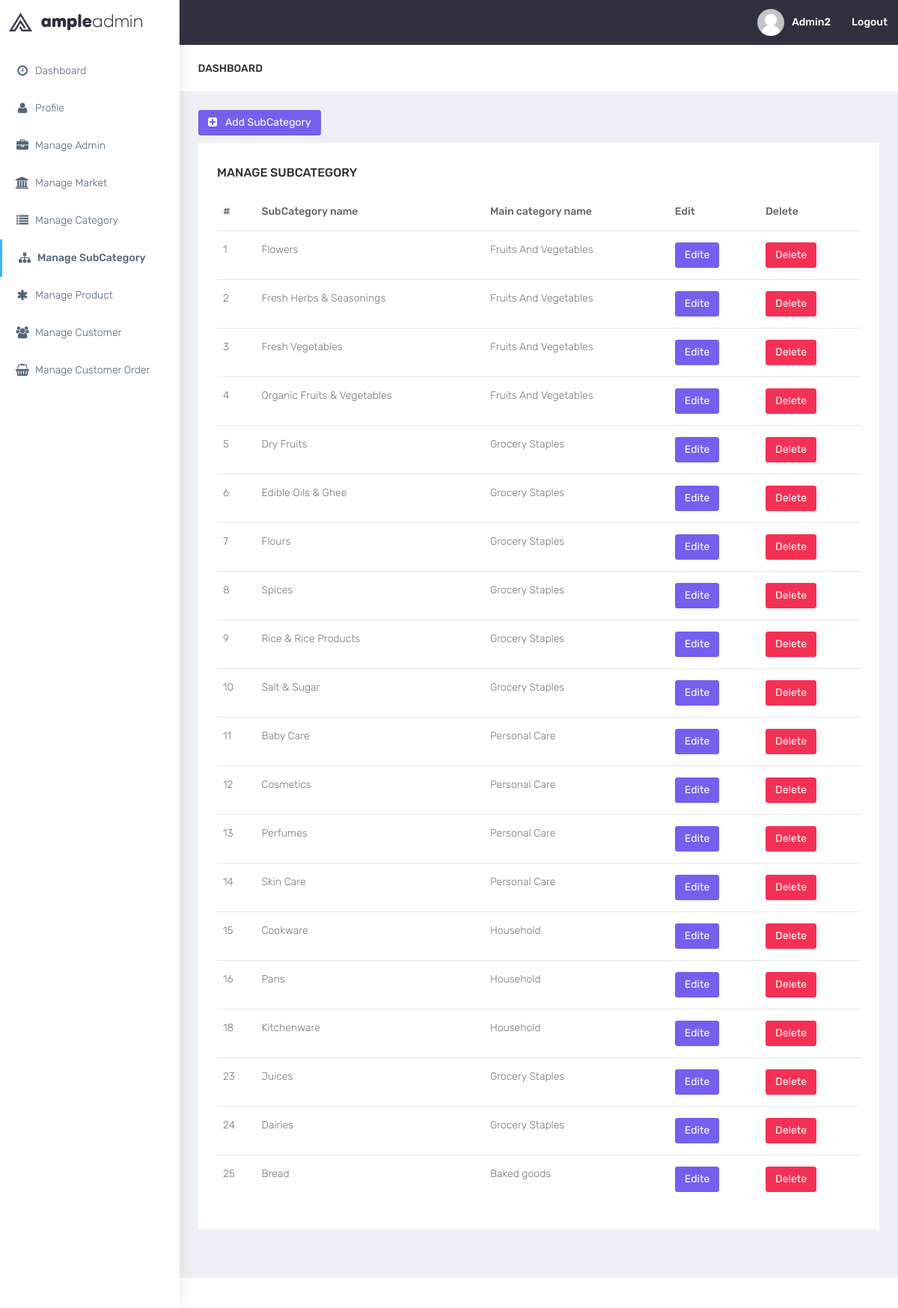
The page /p/admin/manage_subcategory.php (signed in) on the database its author committed.
### tables this page shows
CREATE TABLE `subcategory` (
  `id` int(11) NOT NULL,
  `subCatName` varchar(50) NOT NULL,
  `cat_id` int(11) NOT NULL
);

CREATE TABLE `category` (
  `id` int(11) NOT NULL,
  `cat_name` varchar(50) NOT NULL
);

### p/admin/manage_subcategory.php (the view, shortened to what this page needs)
 <?php include ("includes/header.php");?>
 <button type="button" class="btn btn-primary m-b-10"  data-target="#add_update_Modal" id="add_subcategory_Modal">
  <i class="fa fa-plus-square fa-fw" aria-hidden="true"></i> Add SubCategory
</button>
<div class="row ">
  <div class="col-md-12 col-lg-12 col-sm-12">
   <div class="white-box">
    <h3 class="box-title">Manage subcategory</h3>
    <div class="table-responsive">
     <table class="table">
      <thead>
       <tr>
        <th>#</th>
        <th>SubCategory name</th>
        <th>Main category name</th>
        <th>Edit</th>
        <th>Delete</th>
      </tr>
    </thead>
    <tbody>
      <?php
      $query = "select subcategory.id,subCatName,category.cat_name,cat_id
      from subcategory INNER JOIN category
      on subcategory.cat_id = category.id";
      $result= mysqli_query($conn,$query);
      while ($table_subcategory=mysqli_fetch_assoc($result)) {
        echo "<tr id={$table_subcategory['id']}>";
        foreach ($table_subcategory as $key => $value) {
         if ($key=='cat_id') {
           continue;
         }
         echo "<td id='$key{$table_subcategory['id']}' data-id='{$table_subcategory['cat_id']}'>";
         echo $value;
         echo "</td>";
       }
       echo "<th><button name='edit' class='btn btn-primary text-white edit_btn' data-id='{$table_subcategory['id']}' class='btn btn-danger text-white delete' data-target='#add_update_Modal'>Edite</button></th>";
       echo "<th><button data-id='{$table_subcategory['id']}' class='btn btn-danger text-white delete_btn' data-toggle='modal' data-target='#deleteModal'>Delete</button></th>";
       echo "</tr>";
     }
     ?>
   </tbody>
 </table>
</div>
</div>
</div>
</div>
<?php include 'includes/footer.php';?>

### p/admin/includes/header.php (shortened to what this page needs)
<?php require ("../includes/connection.php");?>
<?php
if (!isset($_SESSION['admin_id'])) {
header("location:login.php");
}
else {
$query ="SELECT * FROM admin where id={$_SESSION['admin_id']}";
$result= mysqli_query($conn,$query);
$adminSet= mysqli_fetch_assoc($result);
}
?>
<!DOCTYPE html>
<html lang="en">
<head>
<link href="bootstrap/dist/css/bootstrap.min.css" rel="stylesheet">
<link href="../plugins/bower_components/sidebar-nav/dist/sidebar-nav.min.css" rel="stylesheet">
<link href="../css/style.css" rel="stylesheet">
<link href="../css/colors/default.css" id="theme" rel="stylesheet">
<link href="../css/custom.css" rel="stylesheet">
</head>
<body class="fix-header">
<div id="wrapper">
<nav class="navbar navbar-default navbar-static-top m-b-0">
<div class="navbar-header">
<div class="top-left-part">
<a class="logo" href="dashboard.html">
<b>
    <img src="../plugins/images/admin-logo-dark.png" alt="home"
    class="light-logo" />
</b>
<span class="hidden-xs">
    <img src="../plugins/images/admin-text-dark.png" alt="home"
    class="light-logo" />
</span> </a>
</div>
<ul class="nav navbar-top-links navbar-right pull-right">
<li>
    <a class="profile-pic" href="profile.php"><img src="../plugins/images/users/admin/<?php echo $adminSet['image'];?>" alt="user-img"
        width="36" class="img-circle"><b class="hidden-xs"><?php echo $adminSet['admin_name'];?></b></a>
    </li>
    <li>
        <a class="profile-pic" href="logout.php" class="btn btn-secondary"><b class="hidden-xs">Logout</b></a>
    </li>
</ul>
</div>
</nav>
<div class="navbar-default sidebar" role="navigation">
<div class="sidebar-nav slimscrollsidebar">
<div class="sidebar-head">
    <h3><span class="fa-fw open-close"><i class="ti-close ti-menu"></i></span> <span
        class="hide-menu">Navigation</span></h3>
    </div>
    <ul class="nav" id="side-menu">
        <li style="padding: 70px 0 0;">
            <a href="index.php" class="waves-effect"><i class="fa fa-clock-o fa-fw"
                aria-hidden="true"></i>Dashboard</a>
            </li>
            <li>
                <a href="profile.php" class="waves-effect"><i class="fa fa-user fa-fw"
                    aria-hidden="true"></i>Profile</a>
                </li>
                <li>
                    <a href="manage_admin.php" class="waves-effect"><i class="fa fa-briefcase fa-fw"
                        aria-hidden="true"></i>Manage Admin</a>
                    </li>
                    <li>
                        <a href="manage_market.php" class="waves-effect"><i class="fa fa-bank fa-fw"
                            aria-hidden="true"></i>Manage Market</a>
                        </li>
                            <li>
                                <a href="manage_category.php" class="waves-effect"><i class="fa  fa-list fa-fw"
                                    aria-hidden="true"></i>Manage Category</a>
                                </li>
                                <li>
                                    <a href="manage_subcategory.php" class="waves-effect"><i class="fa fa-sitemap fa-fw"
                                        aria-hidden="true"></i>Manage SubCategory</a>
                                    </li>
                                    <li>
                                        <a href="manage_product.php" class="waves-effect"><i class="fa  fa-asterisk fa-fw"
                                            aria-hidden="true"></i>Manage Product</a>
                                        </li>
                                        <li>
                                            <a href="manage_customer.php" class="waves-effect"><i class="fa  fa-group fa-fw"
                                                aria-hidden="true"></i>Manage Customer</a>
                                            </li>
                                            <li>
                                                <a href="manage_customer_order.php" class="waves-effect"><i class="fa fa fa fa-shopping-basket fa-fw"
                                                    aria-hidden="true"></i>Manage Customer Order</a>
                                                </li>
                                            </ul>
                                        </div>
                                    </div>
                                    <div id="page-wrapper">
                                        <div class="container-fluid">
                                            <div class="row bg-title">
                                                <div class="col-lg-3 col-md-4 col-sm-4 col-xs-12">
                                                    <h4 class="page-title">Dashboard</h4> </div>
                                                </div>

### p/css/colors/default.css (style rules this page uses)
body { background: #fff; }
.top-left-part { background: #fff; }
.top-left-part .light-logo { display: inline-block; }
.navbar-header { background: #2f323e; }
.navbar-top-links > li > a { color: #ffffff; }
.sidebar .sidebar-head { background: #ffffff; }
.sidebar .sidebar-head h3 { color: #686868; }
.sidebar { background: #fff; box-shadow: 1px 0px 20px rgba(0, 0, 0, 0.08); }
#side-menu li a { color: #54667a; }
#side-menu li a { color: #54667a; border-left: 0px solid #fff; }
#side-menu > li > a { border-left: 3px solid transperant; }
#side-menu > li > a.active { background: transperant; color: #54667a; border-left: 3px solid #41b3f9; font-weight: 500; }

### rows shown on the page
subcategory: id "1", subCatName "Flowers", category.cat_name "Fruits And Vegetables"
subcategory: id "2", subCatName "Fresh Herbs & Seasonings", category.cat_name "Fruits And Vegetables"
subcategory: id "3", subCatName "Fresh Vegetables", category.cat_name "Fruits And Vegetables"
subcategory: id "4", subCatName "Organic Fruits & Vegetables", category.cat_name "Fruits And Vegetables"
subcategory: id "5", subCatName "Dry Fruits", category.cat_name "Grocery Staples"
subcategory: id "6", subCatName "Edible Oils & Ghee", category.cat_name "Grocery Staples"
subcategory: id "7", subCatName "Flours", category.cat_name "Grocery Staples"
subcategory: id "8", subCatName "Spices", category.cat_name "Grocery Staples"
subcategory: id "9", subCatName "Rice & Rice Products", category.cat_name "Grocery Staples"
subcategory: id "10", subCatName "Salt & Sugar", category.cat_name "Grocery Staples"
subcategory: id "11", subCatName "Baby Care", category.cat_name "Personal Care"
subcategory: id "12", subCatName "Cosmetics", category.cat_name "Personal Care"
subcategory: id "13", subCatName "Perfumes", category.cat_name "Personal Care"
subcategory: id "14", subCatName "Skin Care", category.cat_name "Personal Care"
subcategory: id "15", subCatName "Cookware", category.cat_name "Household"
subcategory: id "16", subCatName "Pans", category.cat_name "Household"
subcategory: id "18", subCatName "Kitchenware", category.cat_name "Household"
subcategory: id "23", subCatName "Juices", category.cat_name "Grocery Staples"
subcategory: id "24", subCatName "Dairies", category.cat_name "Grocery Staples"
subcategory: id "25", subCatName "Bread", category.cat_name "Baked goods"

### other values the page prints
$adminSet['admin_name'] "Admin2"
